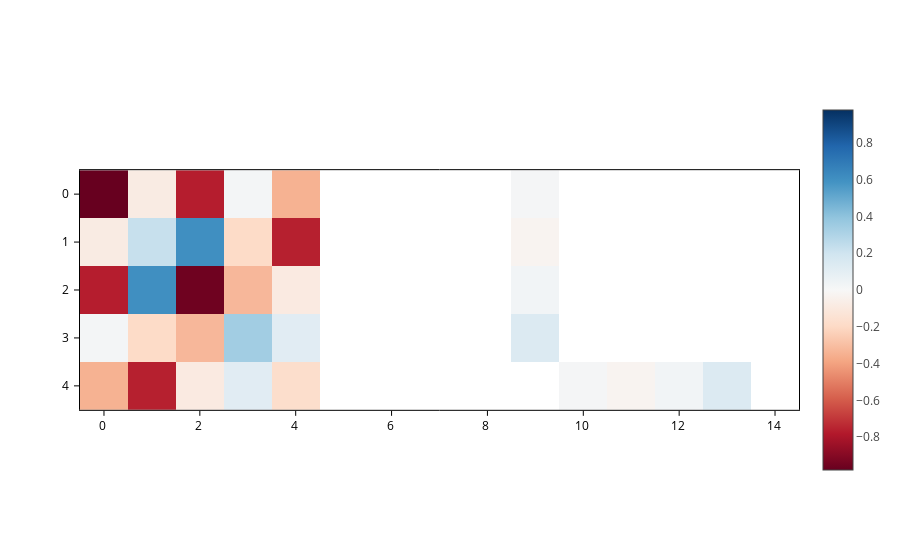

The cell this chart's notebook holds for it:
### Markdown cell above
## Matrix as an image

The default mode of `AtomicMatrixPlot` is simply to plot an image where the values of the matrix are encoded as colors:

### Code cell
plot = H.plot()
plot.get()

### Figure 1 — Plotly figure (JSON) as saved in the notebook; plotly's stock layout.template omitted (floating-point values rounded to 4 significant figures)
{"data": [{"coloraxis": "coloraxis", "meta": {}, "opacity": 1, "type": "heatmap", "z": [[-0.9789, -0.0809, -0.7685, 0.02144, -0.3461, NaN, NaN, NaN, NaN, 0.01656, NaN, NaN, NaN, NaN, NaN], [-0.0809, 0.2269, 0.6052, -0.1912, -0.7612, NaN, NaN, NaN, NaN, -0.02839, NaN, NaN, NaN, NaN, NaN], [-0.7685, 0.6052, -0.959, -0.3245, -0.09065, NaN, NaN, NaN, NaN, 0.03193, NaN, NaN, NaN, NaN, NaN], [0.02144, -0.1912, -0.3245, 0.341, 0.1142, NaN, NaN, NaN, NaN, 0.1379, NaN, NaN, NaN, NaN, NaN], [-0.3461, -0.7612, -0.09065, 0.1142, -0.1735, NaN, NaN, NaN, NaN, NaN, 0.01656, -0.02839, 0.03193, 0.1379, NaN]], "zsmooth": false}], "layout": {"coloraxis": {"cmid": 0, "colorscale": [[0.0, "rgb(103,0,31)"], [0.1, "rgb(178,24,43)"], [0.2, "rgb(214,96,77)"], [0.3, "rgb(244,165,130)"], [0.4, "rgb(253,219,199)"], [0.5, "rgb(247,247,247)"], [0.6, "rgb(209,229,240)"], [0.7, "rgb(146,197,222)"], [0.8, "rgb(67,147,195)"], [0.9, "rgb(33,102,172)"], [1.0, "rgb(5,48,97)"]], "showscale": true}, "scene": {"aspectmode": "data", "xaxis": {"range": [-0.5, 14.5]}, "yaxis": {"range": [4.5, -0.5]}}, "xaxis": {"constrain": "domain", "range": [-0.5, 14.5], "scaleanchor": "y", "scaleratio": 1}, "yaxis": {"constrain": "domain", "range": [4.5, -0.5]}}}
